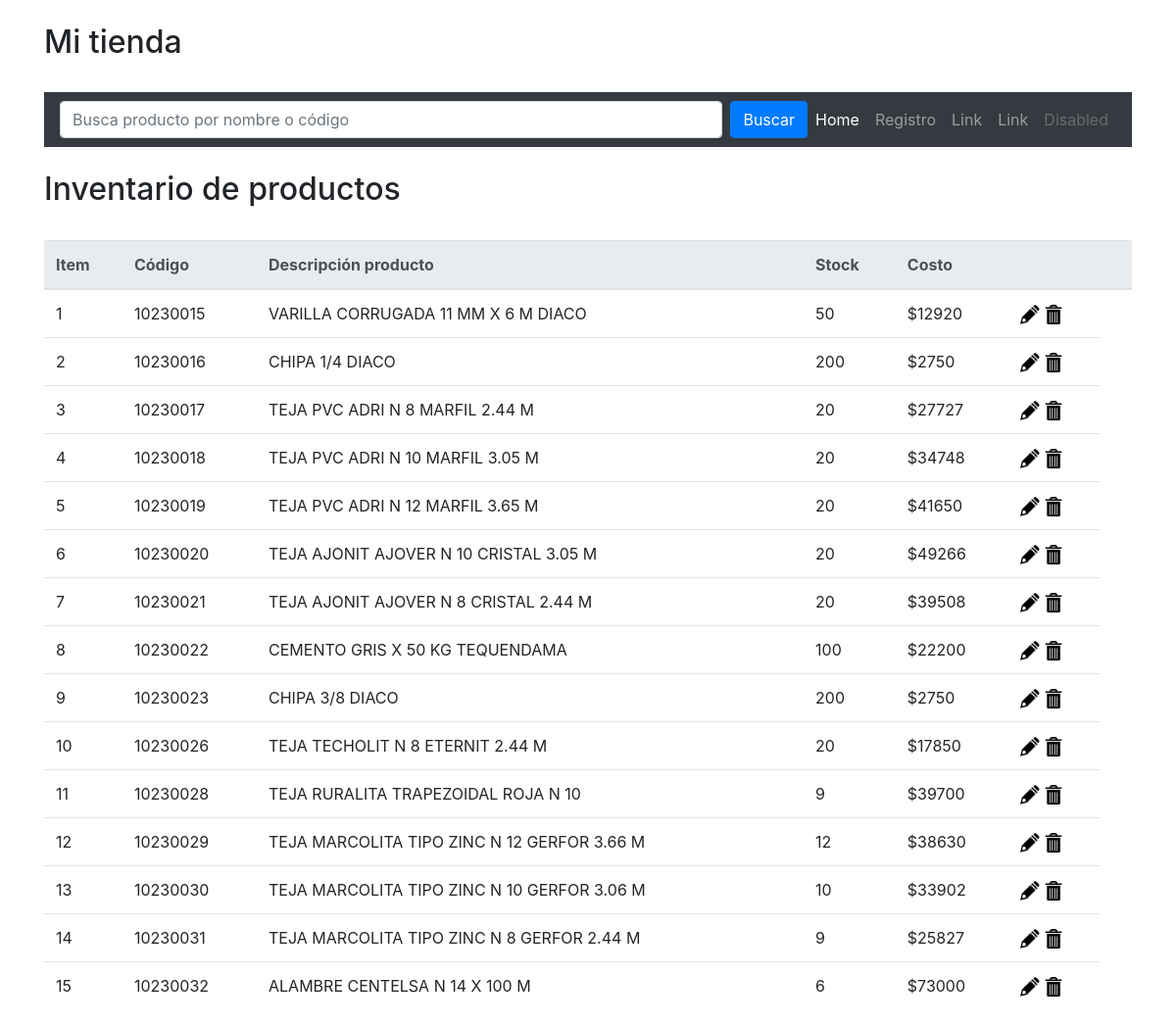
The page / on the database its author committed.
### tables this page shows
CREATE TABLE `productos` (
  `item` bigint(20) UNSIGNED NOT NULL,
  `codprod` varchar(8) NOT NULL,
  `nomprod` varchar(60) NOT NULL,
  `cantprod` smallint(6) DEFAULT '0',
  `pcosto` double DEFAULT NULL,
  `imagen` varchar(50) DEFAULT NULL
);

### index.php (the view, shortened to what this page needs)
<!doctype html>
<html lang="en">
  <head>
    <link rel="stylesheet" href="https://stackpath.bootstrapcdn.com/bootstrap/4.3.1/css/bootstrap.min.css">
  </head>
  <body>
  <header>
      <br>
    <div class="container">
      <h2>Mi tienda</h2>
      <br>
    <nav class="navbar navbar-expand-sm bg-dark navbar-dark">
        <input class="form-control mr-sm-2" name="consulta" id="consult" type="text" placeholder="Busca producto por nombre o código">
        <a class="btn btn-primary" href="index.php?search">Buscar</a>
        <ul class="navbar-nav">
    <li class="nav-item active">
      <a class="nav-link" href="index.php">Home</a>
    </li>
    <li class="nav-item ">
      <a class="nav-link" href="view_create.php">Registro</a>
    </li>
    <li class="nav-item">
      <a class="nav-link" href="#">Link</a>
    </li>
    <li class="nav-item">
      <a class="nav-link" href="#">Link</a>
    </li>
    <li class="nav-item">
      <a class="nav-link disabled" href="#">Disabled</a>
    </li>
  </ul>
    </nav>
    <br>
  </header>
  <div class="container">
  <h2>Inventario de productos</h2><br>
  <table class="table">
    <thead class="thead-light">
      <tr>
      <th>Item</th>
      <th>Código</th>
            <th>Descripción producto</th>
            <th>Stock</th>
            <th>Costo</th>
            <th></th>
            <th></th>
      </tr>
    </thead>
    <tbody>
          <?php
            include "database.php";
            $n=1;
              $sql="SELECT * FROM productos";
              $result=$conn->query($sql);
              if($result->num_rows > 0){
                  while ($row = $result->fetch_assoc()) {
                    echo "<tr><td>".$n."</td>";
                      echo "<td>".$row['codprod']."</td>";
                      echo "<td>".$row['nomprod']."</td>";
                      echo "<td>".$row['cantprod']."</td>";
                      echo "<td>$".$row['pcosto']."</td>
                      <td><a href='form_update.php?id=".$row['item']."&cod=".$row['codprod']."&nom=".$row['nomprod']."&cant=".$row['cantprod']."'><img src='icons/edit_icon.png' width='20'></a>
                      <a href='delete.php?id=".$row['item']."&cod=".$row['codprod']."'><img src='icons/delecte_icon.png' width='20'></a></td></tr>";
                      $n++;
                  }
              }else{
                  echo "<div class=alert alert-success>
                  <strong>!no hay productos registrados!.</strong>
              </div>";
              }
      ?>
    </tbody>
  </table>
</body>
  </body>
</html>

### rows shown on the page
productos: codprod "10230015", nomprod "VARILLA CORRUGADA 11 MM X 6 M DIACO", cantprod "50", pcosto "12920"
productos: codprod "10230016", nomprod "CHIPA 1/4 DIACO", cantprod "200", pcosto "2750"
productos: codprod "10230017", nomprod "TEJA PVC ADRI N 8 MARFIL 2.44 M", cantprod "20", pcosto "27727"
productos: codprod "10230018", nomprod "TEJA PVC ADRI N 10 MARFIL 3.05 M", cantprod "20", pcosto "34748"
productos: codprod "10230019", nomprod "TEJA PVC ADRI N 12 MARFIL 3.65 M", cantprod "20", pcosto "41650"
productos: codprod "10230020", nomprod "TEJA AJONIT AJOVER N 10 CRISTAL 3.05 M", cantprod "20", pcosto "49266"
productos: codprod "10230021", nomprod "TEJA AJONIT AJOVER N 8 CRISTAL 2.44 M", cantprod "20", pcosto "39508"
productos: codprod "10230022", nomprod "CEMENTO GRIS X 50 KG TEQUENDAMA", cantprod "100", pcosto "22200"
productos: codprod "10230023", nomprod "CHIPA 3/8 DIACO", cantprod "200", pcosto "2750"
productos: codprod "10230026", nomprod "TEJA TECHOLIT N 8 ETERNIT 2.44 M", cantprod "20", pcosto "17850"
productos: codprod "10230028", nomprod "TEJA RURALITA TRAPEZOIDAL ROJA N 10", cantprod "9", pcosto "39700"
productos: codprod "10230029", nomprod "TEJA MARCOLITA TIPO ZINC N 12 GERFOR 3.66 M", cantprod "12", pcosto "38630"
productos: codprod "10230030", nomprod "TEJA MARCOLITA TIPO ZINC N 10 GERFOR 3.06 M", cantprod "10", pcosto "33902"
productos: codprod "10230031", nomprod "TEJA MARCOLITA TIPO ZINC N 8 GERFOR 2.44 M", cantprod "9", pcosto "25827"
productos: codprod "10230032", nomprod "ALAMBRE CENTELSA N 14 X 100 M", cantprod "6", pcosto "73000"
